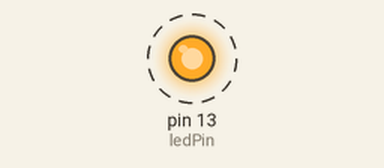
A sketch run on a simulated Arduino Uno, built with avr-gcc and run on an emulated ATmega328P. Parts: output pins drawn as LEDs (lit = HIGH). Dashed ring = blinking.

Above: at 0.12 s.
Timing chart, 0 to 3.0 s (numbered marks = the images above):
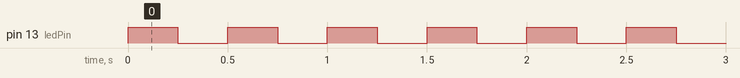

Measured:
- by itself, pin 13 (ledPin): alternates HIGH for 0.25 s and LOW for 0.25 s

The sketch:

lab4_ex_1_1.ino
```cpp
int ledPin = 13;

void setup() {
  pinMode(ledPin, OUTPUT);
}
void loop() {

   digitalWrite(ledPin, HIGH);
  delay(250);

  digitalWrite(ledPin, LOW);
  delay(250);

  digitalWrite(ledPin, HIGH);
  delay(250);

  digitalWrite(ledPin, LOW);
  delay(250);
}
```
